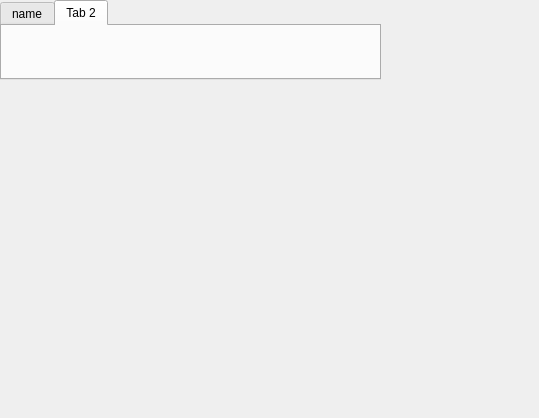
<?xml version="1.0" encoding="UTF-8"?>
<ui version="4.0">
 <class>SecDialog</class>
 <widget class="QDialog" name="SecDialog">
  <property name="geometry">
   <rect>
    <x>0</x>
    <y>0</y>
    <width>539</width>
    <height>418</height>
   </rect>
  </property>
  <property name="windowTitle">
   <string>Dialog</string>
  </property>
  <widget class="QTabWidget" name="tabWidget">
   <property name="geometry">
    <rect>
     <x>0</x>
     <y>0</y>
     <width>381</width>
     <height>80</height>
    </rect>
   </property>
   <property name="currentIndex">
    <number>1</number>
   </property>
   <widget class="QWidget" name="tab">
    <attribute name="title">
     <string>name</string>
    </attribute>
   </widget>
   <widget class="QWidget" name="tab_2">
    <attribute name="title">
     <string>Tab 2</string>
    </attribute>
   </widget>
  </widget>
 </widget>
 <resources/>
 <connections/>
</ui>
